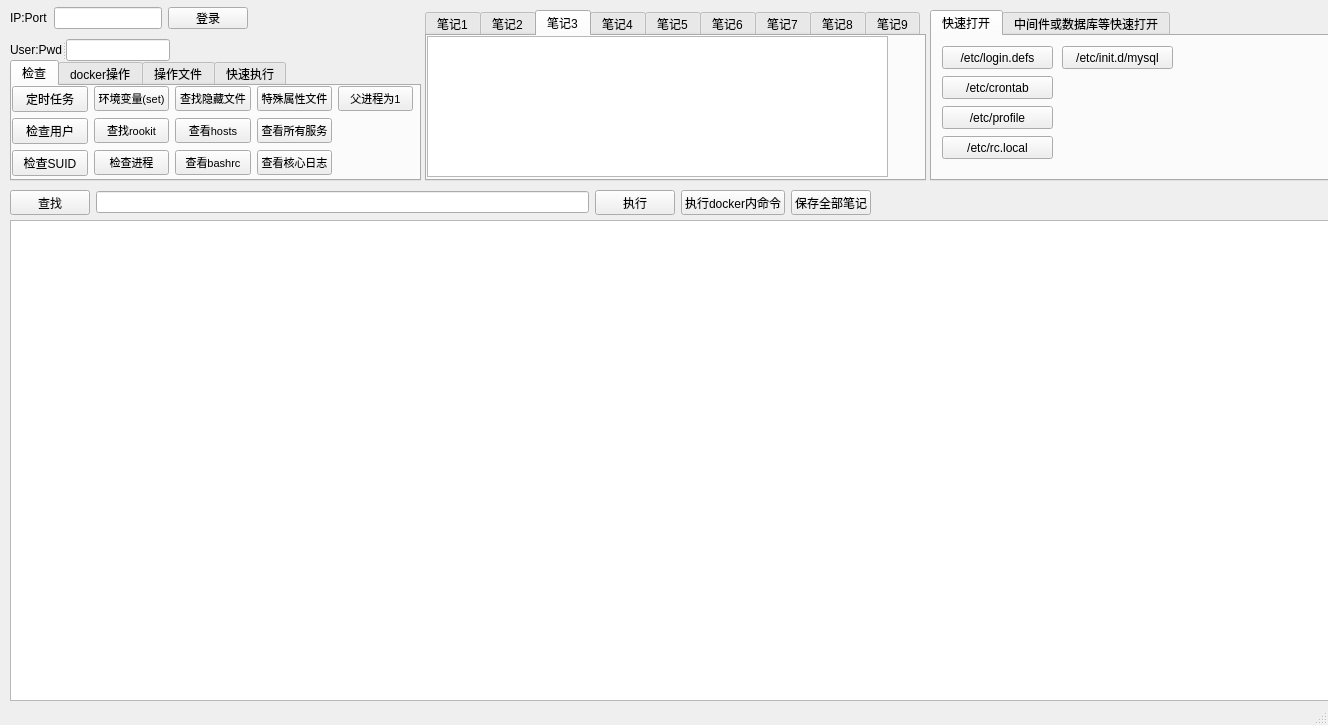
<?xml version="1.0" encoding="UTF-8"?>
<ui version="4.0">
 <class>MainWindow</class>
 <widget class="QMainWindow" name="MainWindow">
  <property name="geometry">
   <rect>
    <x>0</x>
    <y>0</y>
    <width>1328</width>
    <height>725</height>
   </rect>
  </property>
  <property name="windowTitle">
   <string>LinuxSniffyScount Beta v0.2 - CreatedBy : Tokeii</string>
  </property>
  <widget class="QWidget" name="centralwidget">
   <widget class="QTextEdit" name="textEdit">
    <property name="geometry">
     <rect>
      <x>10</x>
      <y>220</y>
      <width>1321</width>
      <height>481</height>
     </rect>
    </property>
    <property name="markdown">
     <string/>
    </property>
   </widget>
   <widget class="QTabWidget" name="tabWidget">
    <property name="geometry">
     <rect>
      <x>10</x>
      <y>60</y>
      <width>411</width>
      <height>121</height>
     </rect>
    </property>
    <property name="currentIndex">
     <number>0</number>
    </property>
    <widget class="QWidget" name="tab">
     <attribute name="title">
      <string>检查</string>
     </attribute>
     <widget class="QWidget" name="layoutWidget">
      <property name="geometry">
       <rect>
        <x>0</x>
        <y>0</y>
        <width>401</width>
        <height>91</height>
       </rect>
      </property>
      <layout class="QGridLayout" name="gridLayout">
       <item row="0" column="1">
        <widget class="QPushButton" name="pushButton_env">
         <property name="font">
          <font>
           <pointsize>8</pointsize>
          </font>
         </property>
         <property name="toolTip">
          <string>无法正常打印，需要手动执行</string>
         </property>
         <property name="text">
          <string>环境变量(set)</string>
         </property>
        </widget>
       </item>
       <item row="2" column="0">
        <widget class="QPushButton" name="pushButton_SUID">
         <property name="toolTip">
          <string>检查重要文件是否存在suid和sgid权限</string>
         </property>
         <property name="text">
          <string>检查SUID</string>
         </property>
        </widget>
       </item>
       <item row="1" column="0">
        <widget class="QPushButton" name="pushButton_pwdandshadow">
         <property name="toolTip">
          <string>读取/etc/passwd，以及/etc/shadow文件，passwd文件只读取能登录的用户</string>
         </property>
         <property name="text">
          <string>检查用户</string>
         </property>
        </widget>
       </item>
       <item row="2" column="1">
        <widget class="QPushButton" name="pushButton_pstree">
         <property name="font">
          <font>
           <pointsize>8</pointsize>
          </font>
         </property>
         <property name="toolTip">
          <string>ps -aux</string>
         </property>
         <property name="text">
          <string>检查进程</string>
         </property>
        </widget>
       </item>
       <item row="0" column="0">
        <widget class="QPushButton" name="pushButton_cron">
         <property name="toolTip">
          <string>打印出机器中的所有定时任务</string>
         </property>
         <property name="statusTip">
          <string/>
         </property>
         <property name="text">
          <string>定时任务</string>
         </property>
        </widget>
       </item>
       <item row="1" column="3">
        <widget class="QPushButton" name="pushButton_systemctl_status">
         <property name="font">
          <font>
           <pointsize>8</pointsize>
          </font>
         </property>
         <property name="toolTip">
          <string>查看开机的所有服务</string>
         </property>
         <property name="text">
          <string>查看所有服务</string>
         </property>
        </widget>
       </item>
       <item row="0" column="2">
        <widget class="QPushButton" name="pushButton_findhide">
         <property name="font">
          <font>
           <pointsize>8</pointsize>
          </font>
         </property>
         <property name="toolTip">
          <string>查找所有的.*文件</string>
         </property>
         <property name="text">
          <string>查找隐藏文件</string>
         </property>
        </widget>
       </item>
       <item row="1" column="2">
        <widget class="QPushButton" name="pushButton_hosts">
         <property name="font">
          <font>
           <pointsize>8</pointsize>
          </font>
         </property>
         <property name="toolTip">
          <string>/etc/hosts</string>
         </property>
         <property name="text">
          <string>查看hosts</string>
         </property>
        </widget>
       </item>
       <item row="2" column="3">
        <widget class="QPushButton" name="pushButton_kernel">
         <property name="font">
          <font>
           <pointsize>8</pointsize>
          </font>
         </property>
         <property name="toolTip">
          <string>对查找恶意驱动有帮助</string>
         </property>
         <property name="text">
          <string>查看核心日志</string>
         </property>
        </widget>
       </item>
       <item row="1" column="1">
        <widget class="QPushButton" name="pushButton_rookit">
         <property name="font">
          <font>
           <pointsize>8</pointsize>
          </font>
         </property>
         <property name="toolTip">
          <string>查找常见目录下的*.ko文件</string>
         </property>
         <property name="text">
          <string>查找rookit</string>
         </property>
        </widget>
       </item>
       <item row="0" column="3">
        <widget class="QPushButton" name="pushButton_lsattr">
         <property name="font">
          <font>
           <pointsize>8</pointsize>
          </font>
         </property>
         <property name="toolTip">
          <string>查找常见目录下的ia特殊属性文件</string>
         </property>
         <property name="text">
          <string>特殊属性文件</string>
         </property>
        </widget>
       </item>
       <item row="2" column="2">
        <widget class="QPushButton" name="pushButton_bashrc">
         <property name="font">
          <font>
           <pointsize>8</pointsize>
          </font>
         </property>
         <property name="toolTip">
          <string>执行打印命令：'cat ~/.bashrc', 'cat ~/.profile', 'cat /etc/profile'</string>
         </property>
         <property name="text">
          <string>查看bashrc</string>
         </property>
        </widget>
       </item>
       <item row="0" column="4">
        <widget class="QPushButton" name="pushButton_init1">
         <property name="font">
          <font>
           <pointsize>8</pointsize>
          </font>
         </property>
         <property name="toolTip">
          <string>查找常见目录下的ia特殊属性文件</string>
         </property>
         <property name="text">
          <string>父进程为1</string>
         </property>
        </widget>
       </item>
      </layout>
     </widget>
    </widget>
    <widget class="QWidget" name="tab_5">
     <attribute name="title">
      <string>docker操作</string>
     </attribute>
     <widget class="QWidget" name="layoutWidget">
      <property name="geometry">
       <rect>
        <x>0</x>
        <y>0</y>
        <width>361</width>
        <height>91</height>
       </rect>
      </property>
      <layout class="QGridLayout" name="gridLayout_2">
       <item row="0" column="0" colspan="2">
        <widget class="QComboBox" name="comboBox_dockerlist"/>
       </item>
       <item row="0" column="2">
        <widget class="QPushButton" name="pushButton_dockerlist">
         <property name="font">
          <font>
           <pointsize>8</pointsize>
          </font>
         </property>
         <property name="toolTip">
          <string>读取正在运行的docker容器</string>
         </property>
         <property name="text">
          <string>刷新docker列表</string>
         </property>
        </widget>
       </item>
       <item row="1" column="0">
        <widget class="QPushButton" name="pushButton_dockerlogs">
         <property name="font">
          <font>
           <pointsize>8</pointsize>
          </font>
         </property>
         <property name="toolTip">
          <string>打印docker日志</string>
         </property>
         <property name="text">
          <string>docker容器日志</string>
         </property>
        </widget>
       </item>
       <item row="1" column="1">
        <widget class="QPushButton" name="pushButton_dockerimages">
         <property name="font">
          <font>
           <pointsize>8</pointsize>
          </font>
         </property>
         <property name="toolTip">
          <string>打印主机空间内的docker镜像</string>
         </property>
         <property name="text">
          <string>docker镜像列表</string>
         </property>
        </widget>
       </item>
       <item row="1" column="2">
        <widget class="QPushButton" name="pushButton_dockercopyfile">
         <property name="font">
          <font>
           <pointsize>8</pointsize>
          </font>
         </property>
         <property name="toolTip">
          <string>从容器内复制到主机中，默认复制到/tmp/..，下面输入框天下docker容器的文件位置</string>
         </property>
         <property name="text">
          <string>docker内复制文件</string>
         </property>
        </widget>
       </item>
       <item row="2" column="2">
        <widget class="QPushButton" name="pushButton_copyfile2docker">
         <property name="font">
          <font>
           <pointsize>8</pointsize>
          </font>
         </property>
         <property name="toolTip">
          <string>从容器内复制到主机中，默认从/tmp/..复制，下面输入框天下docker容器的文件位置</string>
         </property>
         <property name="text">
          <string>复制文件至docker内</string>
         </property>
        </widget>
       </item>
       <item row="2" column="0">
        <widget class="QPushButton" name="pushButton_restartdocker">
         <property name="font">
          <font>
           <pointsize>8</pointsize>
          </font>
         </property>
         <property name="toolTip">
          <string>打印docker日志</string>
         </property>
         <property name="text">
          <string>重启docker容器</string>
         </property>
        </widget>
       </item>
       <item row="2" column="1">
        <widget class="QPushButton" name="pushButton_dockernetwork">
         <property name="font">
          <font>
           <pointsize>8</pointsize>
          </font>
         </property>
         <property name="toolTip">
          <string>打印主机空间内的docker镜像</string>
         </property>
         <property name="text">
          <string>docker网卡列表</string>
         </property>
        </widget>
       </item>
      </layout>
     </widget>
    </widget>
    <widget class="QWidget" name="tab_4">
     <attribute name="title">
      <string>操作文件</string>
     </attribute>
     <widget class="QPushButton" name="pushButton_chattr">
      <property name="geometry">
       <rect>
        <x>0</x>
        <y>0</y>
        <width>101</width>
        <height>23</height>
       </rect>
      </property>
      <property name="font">
       <font>
        <pointsize>8</pointsize>
       </font>
      </property>
      <property name="toolTip">
       <string>取消文件的ia属性</string>
      </property>
      <property name="text">
       <string>取消文件特殊属性</string>
      </property>
     </widget>
     <widget class="QPushButton" name="pushButton_userdel">
      <property name="geometry">
       <rect>
        <x>100</x>
        <y>0</y>
        <width>91</width>
        <height>23</height>
       </rect>
      </property>
      <property name="toolTip">
       <string>强制删除用户 userdel -rf username 下面输入填写用户名</string>
      </property>
      <property name="text">
       <string>强制删除用户</string>
      </property>
     </widget>
     <widget class="QPushButton" name="pushButton_delfile">
      <property name="geometry">
       <rect>
        <x>190</x>
        <y>0</y>
        <width>91</width>
        <height>23</height>
       </rect>
      </property>
      <property name="toolTip">
       <string>强制删除文件或文件夹，执行rm -rf .... （谨慎使用）</string>
      </property>
      <property name="text">
       <string>强制删除文件</string>
      </property>
     </widget>
     <widget class="QPushButton" name="pushButton_catfile">
      <property name="geometry">
       <rect>
        <x>200</x>
        <y>70</y>
        <width>75</width>
        <height>23</height>
       </rect>
      </property>
      <property name="toolTip">
       <string>编辑输入框输入绝对路径的文件，使用右侧的保存文件保存</string>
      </property>
      <property name="text">
       <string>编辑文件</string>
      </property>
     </widget>
     <widget class="QPushButton" name="pushButton_savefile">
      <property name="geometry">
       <rect>
        <x>280</x>
        <y>70</y>
        <width>75</width>
        <height>23</height>
       </rect>
      </property>
      <property name="toolTip">
       <string>保存文件，保存到输入框的绝对路径，使用base64 -d保存</string>
      </property>
      <property name="text">
       <string>保存文件</string>
      </property>
     </widget>
    </widget>
    <widget class="QWidget" name="tab_2">
     <attribute name="title">
      <string>快速执行</string>
     </attribute>
     <widget class="QPushButton" name="pushButton_restartapache2">
      <property name="geometry">
       <rect>
        <x>20</x>
        <y>10</y>
        <width>111</width>
        <height>23</height>
       </rect>
      </property>
      <property name="text">
       <string>快速重启Apache2</string>
      </property>
     </widget>
     <widget class="QPushButton" name="pushButton_quick_open_apache_proxy">
      <property name="geometry">
       <rect>
        <x>140</x>
        <y>10</y>
        <width>121</width>
        <height>23</height>
       </rect>
      </property>
      <property name="font">
       <font>
        <pointsize>8</pointsize>
       </font>
      </property>
      <property name="text">
       <string>快速开启Apache反代</string>
      </property>
     </widget>
     <widget class="QPushButton" name="pushButton_updateaudidt">
      <property name="geometry">
       <rect>
        <x>20</x>
        <y>40</y>
        <width>71</width>
        <height>23</height>
       </rect>
      </property>
      <property name="font">
       <font>
        <pointsize>8</pointsize>
       </font>
      </property>
      <property name="text">
       <string>上传Auditd</string>
      </property>
     </widget>
     <widget class="QPushButton" name="pushButton_restartaudit">
      <property name="geometry">
       <rect>
        <x>90</x>
        <y>40</y>
        <width>111</width>
        <height>23</height>
       </rect>
      </property>
      <property name="text">
       <string>快速重启Audit</string>
      </property>
     </widget>
    </widget>
   </widget>
   <widget class="QTabWidget" name="tabWidget_2">
    <property name="geometry">
     <rect>
      <x>425</x>
      <y>10</y>
      <width>501</width>
      <height>171</height>
     </rect>
    </property>
    <property name="currentIndex">
     <number>2</number>
    </property>
    <widget class="QWidget" name="tab_6">
     <attribute name="title">
      <string>笔记1</string>
     </attribute>
     <widget class="QTextEdit" name="textEdit_1">
      <property name="geometry">
       <rect>
        <x>0</x>
        <y>0</y>
        <width>491</width>
        <height>141</height>
       </rect>
      </property>
     </widget>
    </widget>
    <widget class="QWidget" name="tab_7">
     <attribute name="title">
      <string>笔记2</string>
     </attribute>
     <widget class="QTextEdit" name="textEdit_2">
      <property name="geometry">
       <rect>
        <x>0</x>
        <y>0</y>
        <width>491</width>
        <height>141</height>
       </rect>
      </property>
     </widget>
    </widget>
    <widget class="QWidget" name="tab_8">
     <attribute name="title">
      <string>笔记3</string>
     </attribute>
     <widget class="QTextEdit" name="textEdit_3">
      <property name="geometry">
       <rect>
        <x>0</x>
        <y>0</y>
        <width>461</width>
        <height>141</height>
       </rect>
      </property>
     </widget>
    </widget>
    <widget class="QWidget" name="tab_9">
     <attribute name="title">
      <string>笔记4</string>
     </attribute>
     <widget class="QTextEdit" name="textEdit_4">
      <property name="geometry">
       <rect>
        <x>0</x>
        <y>0</y>
        <width>491</width>
        <height>141</height>
       </rect>
      </property>
     </widget>
    </widget>
    <widget class="QWidget" name="tab_11">
     <attribute name="title">
      <string>笔记5</string>
     </attribute>
     <widget class="QTextEdit" name="textEdit_5">
      <property name="geometry">
       <rect>
        <x>0</x>
        <y>0</y>
        <width>491</width>
        <height>141</height>
       </rect>
      </property>
     </widget>
    </widget>
    <widget class="QWidget" name="tab_12">
     <attribute name="title">
      <string>笔记6</string>
     </attribute>
     <widget class="QTextEdit" name="textEdit_6">
      <property name="geometry">
       <rect>
        <x>0</x>
        <y>0</y>
        <width>491</width>
        <height>141</height>
       </rect>
      </property>
     </widget>
    </widget>
    <widget class="QWidget" name="tab_13">
     <attribute name="title">
      <string>笔记7</string>
     </attribute>
     <widget class="QTextEdit" name="textEdit_7">
      <property name="geometry">
       <rect>
        <x>0</x>
        <y>0</y>
        <width>501</width>
        <height>141</height>
       </rect>
      </property>
     </widget>
    </widget>
    <widget class="QWidget" name="tab_15">
     <attribute name="title">
      <string>笔记8</string>
     </attribute>
     <widget class="QTextEdit" name="textEdit_8">
      <property name="geometry">
       <rect>
        <x>0</x>
        <y>0</y>
        <width>491</width>
        <height>141</height>
       </rect>
      </property>
     </widget>
    </widget>
    <widget class="QWidget" name="tab_10">
     <attribute name="title">
      <string>笔记9</string>
     </attribute>
     <widget class="QTextEdit" name="textEdit_9">
      <property name="geometry">
       <rect>
        <x>0</x>
        <y>0</y>
        <width>491</width>
        <height>141</height>
       </rect>
      </property>
     </widget>
    </widget>
   </widget>
   <widget class="QWidget" name="layoutWidget">
    <property name="geometry">
     <rect>
      <x>10</x>
      <y>190</y>
      <width>861</width>
      <height>25</height>
     </rect>
    </property>
    <layout class="QHBoxLayout" name="horizontalLayout">
     <item>
      <widget class="QPushButton" name="pushButton_findstr">
       <property name="text">
        <string>查找</string>
       </property>
      </widget>
     </item>
     <item>
      <widget class="QLineEdit" name="lineEdit_findstr"/>
     </item>
     <item>
      <widget class="QPushButton" name="pushButton_cmd">
       <property name="text">
        <string>执行</string>
       </property>
      </widget>
     </item>
     <item>
      <widget class="QPushButton" name="pushButton_dockerexec">
       <property name="text">
        <string>执行docker内命令</string>
       </property>
      </widget>
     </item>
     <item>
      <widget class="QPushButton" name="pushButton_savenote">
       <property name="text">
        <string>保存全部笔记</string>
       </property>
      </widget>
     </item>
    </layout>
   </widget>
   <widget class="QLabel" name="label_3">
    <property name="geometry">
     <rect>
      <x>300</x>
      <y>0</y>
      <width>80</width>
      <height>80</height>
     </rect>
    </property>
    <property name="text">
     <string/>
    </property>
    <property name="pixmap">
     <pixmap>Designer.png</pixmap>
    </property>
    <property name="scaledContents">
     <bool>true</bool>
    </property>
   </widget>
   <widget class="QWidget" name="layoutWidget">
    <property name="geometry">
     <rect>
      <x>10</x>
      <y>7</y>
      <width>281</width>
      <height>54</height>
     </rect>
    </property>
    <layout class="QFormLayout" name="formLayout">
     <item row="0" column="0">
      <layout class="QGridLayout" name="gridLayout_3">
       <item row="0" column="0">
        <widget class="QLabel" name="label">
         <property name="text">
          <string>IP:Port</string>
         </property>
        </widget>
       </item>
       <item row="0" column="1">
        <widget class="QLineEdit" name="lineEdit_ipandport">
         <property name="inputMask">
          <string/>
         </property>
         <property name="text">
          <string/>
         </property>
        </widget>
       </item>
       <item row="0" column="2">
        <widget class="QPushButton" name="pushButton_login">
         <property name="text">
          <string>登录</string>
         </property>
        </widget>
       </item>
      </layout>
     </item>
     <item row="1" column="0">
      <widget class="QSplitter" name="splitter_2">
       <property name="orientation">
        <enum>Qt::Orientation::Horizontal</enum>
       </property>
       <widget class="QLabel" name="label_2">
        <property name="text">
         <string>User:Pwd</string>
        </property>
       </widget>
       <widget class="QLineEdit" name="lineEdit_usernameandpasswd">
        <property name="inputMask">
         <string/>
        </property>
        <property name="text">
         <string/>
        </property>
       </widget>
      </widget>
     </item>
    </layout>
   </widget>
   <widget class="QTabWidget" name="tabWidget_3">
    <property name="geometry">
     <rect>
      <x>930</x>
      <y>10</y>
      <width>401</width>
      <height>171</height>
     </rect>
    </property>
    <property name="toolTip">
     <string>可适用于操作文件中的保存</string>
    </property>
    <property name="currentIndex">
     <number>0</number>
    </property>
    <widget class="QWidget" name="tab_3">
     <attribute name="title">
      <string>快速打开</string>
     </attribute>
     <widget class="QPushButton" name="pushButton_logindefs">
      <property name="geometry">
       <rect>
        <x>10</x>
        <y>10</y>
        <width>111</width>
        <height>23</height>
       </rect>
      </property>
      <property name="text">
       <string>/etc/login.defs</string>
      </property>
     </widget>
     <widget class="QPushButton" name="pushButton_crontab">
      <property name="geometry">
       <rect>
        <x>10</x>
        <y>40</y>
        <width>111</width>
        <height>23</height>
       </rect>
      </property>
      <property name="text">
       <string>/etc/crontab</string>
      </property>
     </widget>
     <widget class="QPushButton" name="pushButton_profile">
      <property name="geometry">
       <rect>
        <x>10</x>
        <y>70</y>
        <width>111</width>
        <height>23</height>
       </rect>
      </property>
      <property name="text">
       <string>/etc/profile</string>
      </property>
     </widget>
     <widget class="QPushButton" name="pushButton_rclocal">
      <property name="geometry">
       <rect>
        <x>10</x>
        <y>100</y>
        <width>111</width>
        <height>23</height>
       </rect>
      </property>
      <property name="text">
       <string>/etc/rc.local</string>
      </property>
     </widget>
     <widget class="QPushButton" name="pushButton_etcinitdmysql">
      <property name="geometry">
       <rect>
        <x>130</x>
        <y>10</y>
        <width>111</width>
        <height>23</height>
       </rect>
      </property>
      <property name="text">
       <string>/etc/init.d/mysql</string>
      </property>
     </widget>
    </widget>
    <widget class="QWidget" name="tab_14">
     <attribute name="title">
      <string>中间件或数据库等快速打开</string>
     </attribute>
     <widget class="QPushButton" name="pushButton_mycnf">
      <property name="geometry">
       <rect>
        <x>10</x>
        <y>10</y>
        <width>111</width>
        <height>23</height>
       </rect>
      </property>
      <property name="text">
       <string>/etc/my.cnf</string>
      </property>
     </widget>
     <widget class="QPushButton" name="pushButton_httpd">
      <property name="geometry">
       <rect>
        <x>10</x>
        <y>40</y>
        <width>111</width>
        <height>23</height>
       </rect>
      </property>
      <property name="text">
       <string>httpd.conf</string>
      </property>
     </widget>
    </widget>
   </widget>
  </widget>
  <widget class="QStatusBar" name="statusbar"/>
 </widget>
 <resources/>
 <connections/>
</ui>
